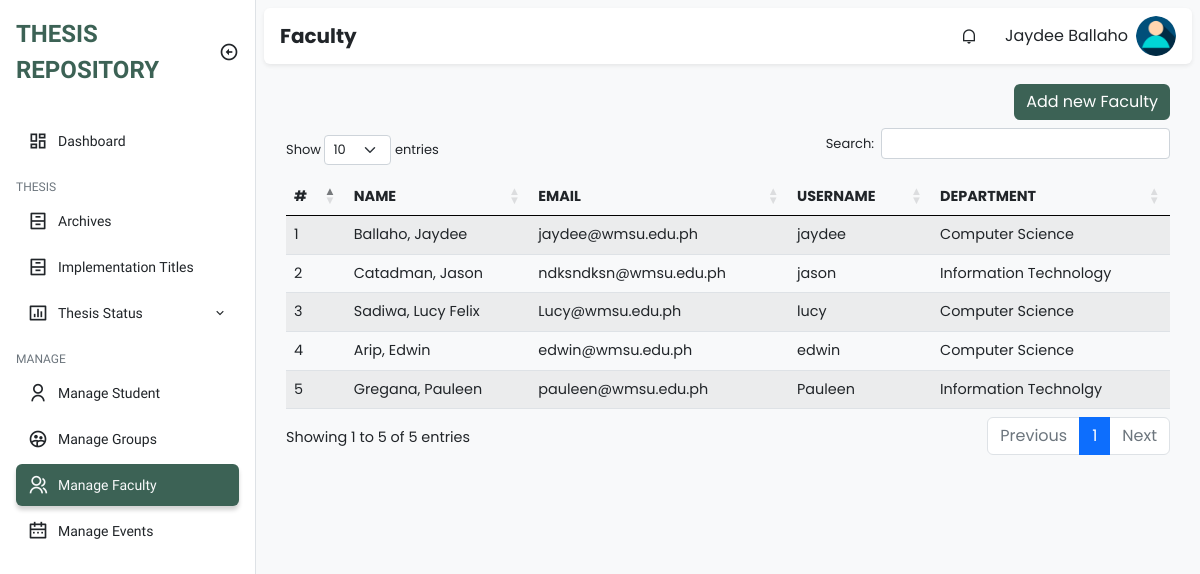
Before: /admin/manage_faculty.php (signed in) with the older database file.
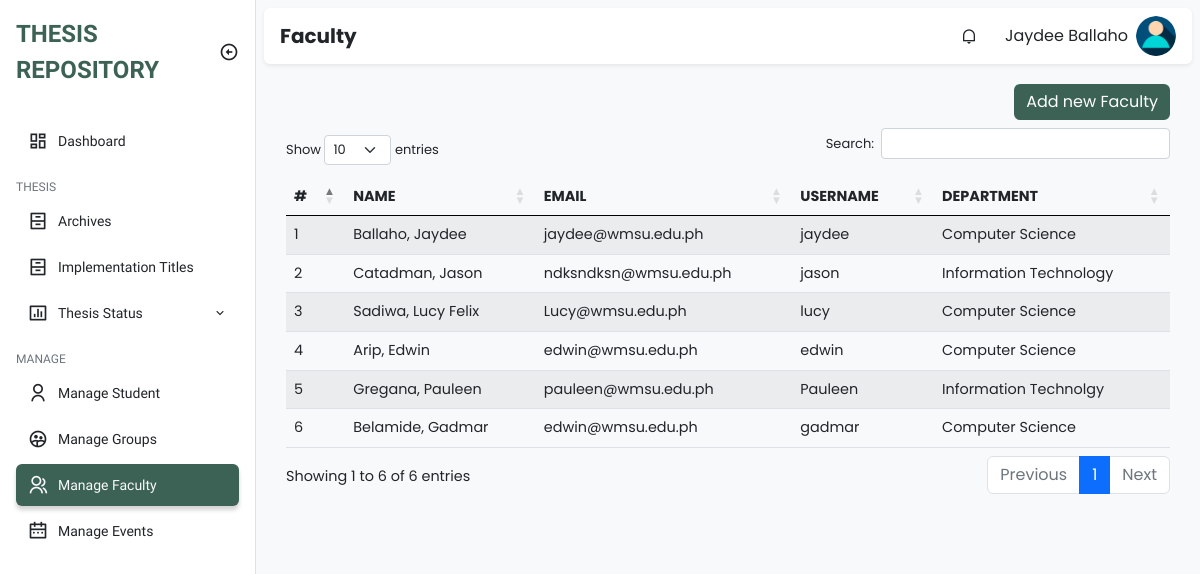
After: the same page with the newer database file.
### tables this page shows
CREATE TABLE `faculty` (
  `id` int(11) NOT NULL,
  `firstname` varchar(255) NOT NULL,
  `middle_name` varchar(100) NOT NULL,
  `lastname` varchar(255) NOT NULL,
  `email` varchar(100) NOT NULL,
  `username` varchar(255) NOT NULL,
  `password` varchar(100) NOT NULL,
  `department` varchar(100) NOT NULL,
  `type` varchar(100) NOT NULL,
  `created_at` timestamp NOT NULL DEFAULT current_timestamp(),
  `updated_at` timestamp NOT NULL DEFAULT current_timestamp() ON UPDATE current_timestamp()
);

### class/faculty.class.php (called while the page is built, shortened)
<?php
class Faculty{
    protected $db;
    function __construct()
    {
        $this->db = new Database();
    }
    function show(){
        $sql = "SELECT * FROM faculty ORDER BY CONCAT('lastname',', ','firstname') ASC;";
        $query=$this->db->connect()->prepare($sql);
        if($query->execute()){
            $data = $query->fetchAll();
        }
        return $data;
    }
}
?>

### class/database.sample.php (called while the page is built)
<?php
class Database{
    private $host = 'localhost';
    private $username = 'root';
    private $password = '';
    private $database = 'tams';
    protected $connection;
    function connect(){
        try
			{
				$this->connection = new PDO("mysql:host=$this->host;dbname=$this->database",
											$this->username, $this->password);
			}
			catch (PDOException $e)
			{
				echo "Connection error " . $e->getMessage();
			}
        return $this->connection;
    }
}
?>

### admin/manage_faculty.php (the view, shortened to what this page needs)
<?php
require_once '../class/faculty.class.php';
?>
<!DOCTYPE html>
<html lang="en">
  <head>
    <link
      href="https://cdn.jsdelivr.net/npm/remixicon@2.5.0/fonts/remixicon.css"
      rel="stylesheet"
    />
    <link rel="stylesheet" href="https://cdn.datatables.net/1.13.1/css/dataTables.bootstrap5.min.css">
    <link rel="stylesheet" href="https://cdn.datatables.net/responsive/2.4.0/css/responsive.bootstrap.min.css">
    <link rel="stylesheet" href="../assets/css/bootstrap.min.css" />
    <link rel="stylesheet" href="../assets/css/style.css" />
    <link rel="stylesheet" href="https://cdn.jsdelivr.net/npm/sweetalert2@11.1.0/dist/sweetalert2.min.css">
  </head>
  <body>
    <div class="sidebar position-fixed top-0 bottom-0 bg-white border-end">
      <div class="d-flex align-items-center p-3">
        <a
          href="#"
          class="sidebar-logo text-uppercase fw-bold text-decoration-none text-indigo fs-4"
          >Thesis Repository</a
        >
        <i
          class="sidebar-toggle ri-arrow-left-circle-line ms-auto fs-5 d-none d-md-block"
        ></i>
      </div>
      <ul class="sidebar-menu p-3 m-0 mb-0">
        <li class="sidebar-menu-item">
          <a href="dashboard.php">
            <i class="ri-dashboard-line sidebar-menu-item-icon"></i>
            Dashboard
          </a>
        </li>
        <li class="sidebar-menu-divider mt-3 mb-1 text-uppercase">Thesis</li>
        <li class="sidebar-menu-item">
          <a href="archives.php">
            <i class="ri-archive-drawer-line sidebar-menu-item-icon"></i>
            Archives
          </a>
        </li>
        <li class="sidebar-menu-item ">
          <a href="implementation_titles.php">
            <i class="ri-archive-drawer-line sidebar-menu-item-icon"></i>
            Implementation Titles
          </a>
        </li>
        <li class="sidebar-menu-item has-dropdown">
            <a href="thesis_status.php">
                <i class="ri-bar-chart-box-line sidebar-menu-item-icon"></i>
                Thesis Status
                <i class="ri-arrow-down-s-line sidebar-menu-item-accordion ms-auto"></i>
            </a>
        </li>
        <li class="sidebar-menu-divider mt-3 mb-1 text-uppercase">Manage</li>
        <li class="sidebar-menu-item">
          <a href="manage_students.php">
            <i class="ri-user-line sidebar-menu-item-icon"></i>
            Manage Student
          </a>
        </li>
        <li class="sidebar-menu-item">
          <a href="manage_groups.php">
            <i class="ri-group-2-line sidebar-menu-item-icon"></i>
            Manage Groups
          </a>
        </li>
        <li class="sidebar-menu-item active">
          <a href="manage_faculty.php">
            <i class="ri-group-line sidebar-menu-item-icon"></i>
            Manage Faculty
          </a>
        </li>
        <li class="sidebar-menu-item">
          <a href="manage_schedules.php">
            <i class="ri-calendar-2-line sidebar-menu-item-icon"></i>
            Manage Events
          </a>
        </li>
      </ul>
    </div>
    <main class="bg-light">
      <div class="p-2">
        <nav class="px-3 py-2 bg-white rounded shadow-sm">
          <h5 class="fw-bold mb-0 me-auto">Faculty</h5>
          <div class="dropdown me-3 d-none d-sm-block">
            <div
              class="cursor-pointer dropdown-toggle navbar-link"
              data-bs-toggle="dropdown"
              aria-expanded="false"
            >
              <i class="ri-notification-line"></i>
            </div>
          </div>
          <div class="dropdown">
            <div
              class="d-flex align-items-center cursor-pointer dropdown-toggle"
              data-bs-toggle="dropdown"
              aria-expanded="false"
            >
              <span class="me-2 d-none d-sm-block"><?php echo $_SESSION['fullname'] ?></span>
              <img
                class="navbar-profile-image"
                src="../img/u-icon.png" alt="Image"
              />
            </div>
          </div>
        </nav>
        <div class="py-4">
          <div class="container">
            <div class="head-cont d-flex justify-content-end pb-2">
              <a class="btn btn-primary add-button" href="add_faculty.php">Add new Faculty</a>
            </div>
                    <table id="example" class="table table-striped" style="width:100%">
                        <thead>
                            <tr>
                                <th>#</th>
                                <th>Name</th>
                                <th>Email</th>
                                <th>Username</th>
                                <th>Department</th>
                            </tr>
                        </thead>
                        <tbody>
                        <?php
                            require_once '../class/faculty.class.php';
                            $faculty = new Faculty();
                            $i = 1;
                            foreach ($faculty->show() as $value){
                        ?>
                            <tr>
                                <td><?php echo $i ?></td>
                                <td><?php echo $value['lastname'] . ', ' . $value['firstname'] . ' ' . $value['middle_name']?></td>
                                <td><?php echo $value['email'] ?></td>
                                <td><?php echo $value['username'] ?></td>
                                <td><?php echo $value['department'] ?></td>
                            </tr>
                        <?php
                            $i++;
                        }
                        ?>
                        </tbody>
                    </table>
                </div>
    </div>
        </div>
    </main>
  </body>
</html>

### assets/css/style.css (style rules this page uses)
:root { --bs-blue: #0d6efd; --bs-indigo: #6610f2; --bs-purple: #6f42c1; --bs-pink: #d63384; --bs-red: #dc3545; --bs-orange: #fd7e14; --bs-yellow: #ffc107; --bs-green: #198754; --bs-teal: #20c997; --bs-cyan: #0dcaf0; --bs-black: #000; --bs-white: #fff; --bs-gray: #6c757d; --bs-gray-dark: #343a40; --bs-gray-100: #f8f9fa; --bs-gray-200: #e9ecef; --bs-gray-300: #dee2e6; --bs-gray-400: #ced4da; --bs-gray-500: #adb5bd; --bs-gray-600: #6c757d; --bs-gray-700: #495057; --bs-gray-800: #343a40; --bs-gray-900: #212529; --bs-primary: #0d6efd; --bs-secondary: #6c757d; --bs-success: #198754; --bs-info: #0dcaf0; --bs-warning: #ffc107; --bs-danger: #dc3545; --bs-light: #f8f9fa; --bs-dark: #212529; --bs-primary-rgb: 13, 110, 253; --bs-secondary-rgb: 108, 117, 125; --bs-success-rgb: 25, 135, 84; --bs-info-rgb: 13, 202, 240; --bs-warning-rgb: 255, 193, 7; --bs-danger-rgb: 220, 53, 69; --bs-light-rgb: 248, 249, 250; --bs-dark-rgb: 33, 37, 41; --bs-white-rgb: 255, 255, 255; --bs-black-rgb: 0, 0, 0; --bs-body-color-rgb: 33, 37, 41; --bs-body-bg-rgb: 255, 255, 255; --bs-font-sans-serif: system-ui, -apple-system, "Segoe UI", Roboto, "Helvetica Neue", "Noto Sans", "Liberation Sans", Arial, sans-serif, "Apple Color Emoji", "Segoe UI Emoji", "Segoe UI Symbol", "Noto Color Emoji"; --bs-font-monospace: SFMono-Regular, Menlo, Monaco, Consolas, "Liberation Mono", "Courier New", monospace; --bs-gradient: linear-gradient(180deg, rgba(255, 255, 255, 0.15), rgba(255, 255, 255, 0)); --bs-body-font-family: var(--bs-font-sans-serif); --bs-body-font-size: 1rem; --bs-body-font-weight: 400; --bs-body-line-height: 1.5; --bs-body-color: #212529; --bs-body-bg: #fff; --bs-border-width: 1px; --bs-border-style: solid; --bs-border-color: #dee2e6; --bs-border-color-translucent: rgba(0, 0, 0, 0.175); --bs-border-radius: 0.375rem; --bs-border-radius-sm: 0.25rem; --bs-border-radius-lg: 0.5rem; --bs-border-radius-xl: 1rem; --bs-border-radius-2xl: 2rem; --bs-border-radius-pill: 50rem; --bs-heading-color: ; --bs-link-color: #0d6efd; --bs-link-hover-color: #0a58ca; --bs-code-color: #d63384; --bs-highlight-bg: #fff3cd; --maincolor: #3C6255; --maincolorMdark: #61876E; --maincolor_light: rgb(180, 224, 183); --cancelcolor: #EB1D36; --cancelcolor_light: #FA9494; --uppernav: #FFFBF5; }
body { font-family: 'Work Sans', sans-serif; }
.text-indigo:hover, .text-indigo { color: var(--maincolor); }
.dropdown-toggle::after { display: none; }
.cursor-pointer { cursor: pointer; }
.sidebar.collapsed:hover, .sidebar { width: 16rem; overflow-y: auto; transition: width .2s, left .2s; left: 0; z-index: 500; }
.sidebar-toggle { cursor: pointer; transition: .2s; }
.sidebar-menu { list-style-type: none; }
.sidebar-menu-item { margin-bottom: .25rem; }
.sidebar-menu-item a { text-decoration: none; display: flex; align-items: center; color: var(--bs-dark); padding: .375rem .75rem; border-radius: .375rem; font-size: .875rem; white-space: nowrap; }
.sidebar-menu-item > a { overflow: hidden; }
.sidebar-menu-item.active a { background-color: var(--maincolor); color: var(--bs-light); box-shadow: 0 .25rem .25rem rgba(0, 0, 0, 0.175); }
.sidebar-menu-item-icon { margin-right: .625rem; font-size: 1.25rem; }
.sidebar-menu-item-accordion { transition: transform .2s; }
.sidebar.collapsed:hover .sidebar-menu-divider, .sidebar-menu-divider { font-size: .75rem; color: var(--bs-gray-600); transition: opacity .2s; opacity: 1; visibility: visible; }
main { padding-left: 0; min-height: 100vh; font-family: 'Poppins', sans-serif; }
nav { display: flex; align-items: center; }
.navbar-profile-image { width: 2.5rem; height: 2.5rem; object-fit: cover; border-radius: 50%; }
.navbar-link { width: 2.5rem; height: 2.5rem; display: flex; align-items: center; justify-content: center; border-radius: .25rem; }
@media (min-width: 768px) { main { transition: padding-left .2s; padding-left: 16rem; } }
.container { font-size: 90%; }
.container .add-button { background: var(--maincolor); border: none; display: flex; justify-content: flex-end; }
thead { text-transform: uppercase; border-bottom: #000; }
a { text-decoration: none; color: var(--bs-green); }
.py-4 { padding: 10px !important; height: 100%; width: 100%; margin-top: 10px; border-radius: 10px; }

Changed rows visible on the page:
added faculty: lastname "Belamide", firstname "Gadmar", email "edwin@wmsu.edu.ph", username "gadmar", department "Computer Science"
Other visible differences:
text written by a page script: "Show entries Search: Showing 1 to 5 of 5 entries Previous 1 Next" → "Show entries Search: Showing 1 to 6 of 6 entries Previous 1 Next"
